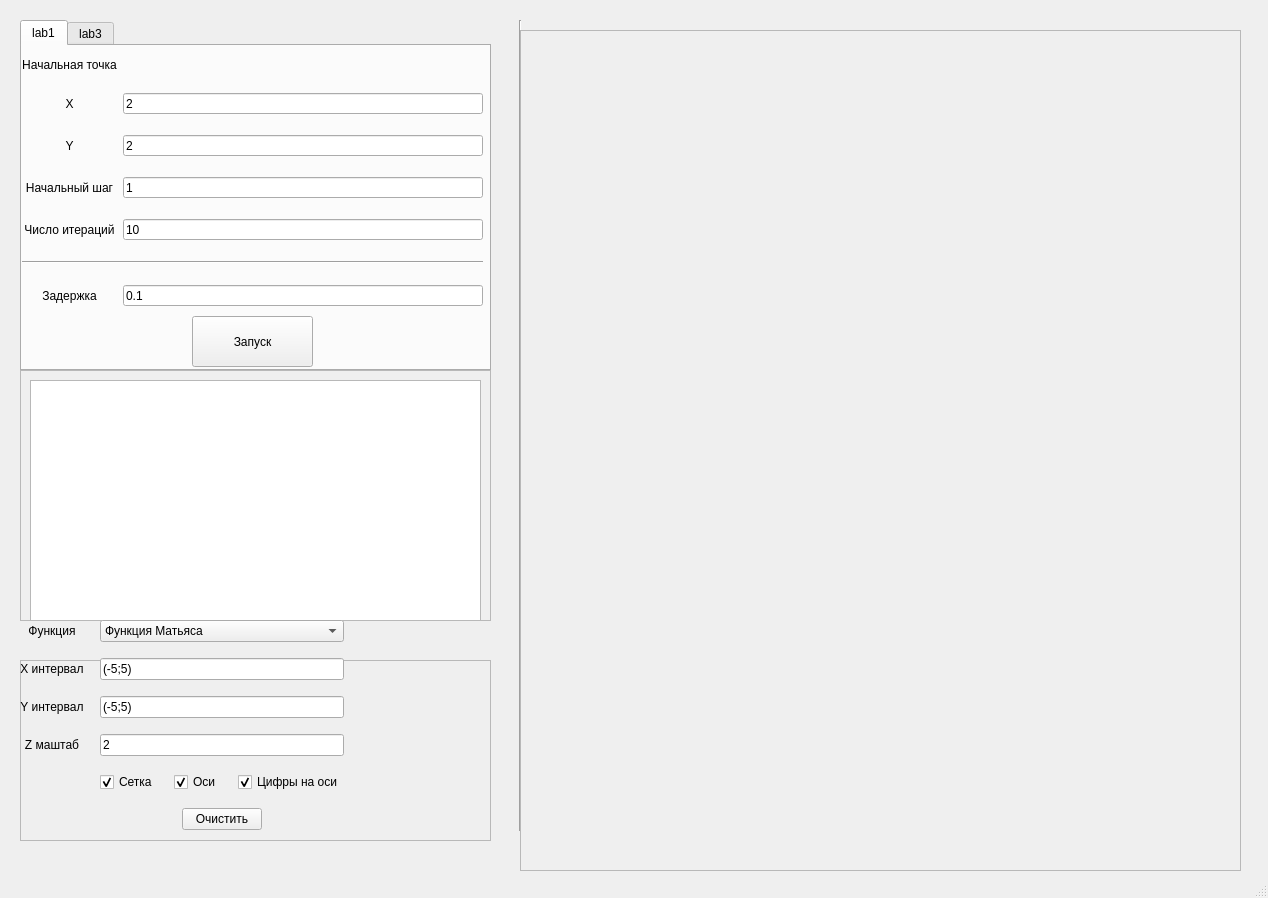
<?xml version="1.0" encoding="UTF-8"?>
<ui version="4.0">
 <class>MainWindow</class>
 <widget class="QMainWindow" name="MainWindow">
  <property name="geometry">
   <rect>
    <x>0</x>
    <y>0</y>
    <width>1268</width>
    <height>898</height>
   </rect>
  </property>
  <property name="minimumSize">
   <size>
    <width>100</width>
    <height>800</height>
   </size>
  </property>
  <property name="windowTitle">
   <string>Search Optimization</string>
  </property>
  <widget class="QWidget" name="centralwidget">
   <widget class="Line" name="line">
    <property name="geometry">
     <rect>
      <x>510</x>
      <y>20</y>
      <width>20</width>
      <height>811</height>
     </rect>
    </property>
    <property name="orientation">
     <enum>Qt::Vertical</enum>
    </property>
   </widget>
   <widget class="QTabWidget" name="tabWidget">
    <property name="geometry">
     <rect>
      <x>20</x>
      <y>20</y>
      <width>471</width>
      <height>351</height>
     </rect>
    </property>
    <property name="autoFillBackground">
     <bool>true</bool>
    </property>
    <property name="currentIndex">
     <number>0</number>
    </property>
    <widget class="QWidget" name="tab_lab1">
     <attribute name="title">
      <string>lab1</string>
     </attribute>
     <widget class="QWidget" name="gridLayoutWidget_2">
      <property name="geometry">
       <rect>
        <x>0</x>
        <y>0</y>
        <width>461</width>
        <height>261</height>
       </rect>
      </property>
      <layout class="QGridLayout" name="gridLayout_2">
       <property name="sizeConstraint">
        <enum>QLayout::SetNoConstraint</enum>
       </property>
       <property name="leftMargin">
        <number>0</number>
       </property>
       <property name="topMargin">
        <number>12</number>
       </property>
       <property name="verticalSpacing">
        <number>21</number>
       </property>
       <item row="1" column="1">
        <widget class="QLineEdit" name="x_start">
         <property name="text">
          <string>2</string>
         </property>
        </widget>
       </item>
       <item row="2" column="0">
        <widget class="QLabel" name="label_2">
         <property name="text">
          <string>Y</string>
         </property>
         <property name="alignment">
          <set>Qt::AlignCenter</set>
         </property>
        </widget>
       </item>
       <item row="6" column="1">
        <widget class="QLineEdit" name="lab1_delay">
         <property name="text">
          <string>0.1</string>
         </property>
        </widget>
       </item>
       <item row="6" column="0">
        <widget class="QLabel" name="label_5">
         <property name="text">
          <string>Задержка</string>
         </property>
         <property name="alignment">
          <set>Qt::AlignCenter</set>
         </property>
        </widget>
       </item>
       <item row="3" column="0">
        <widget class="QLabel" name="label_3">
         <property name="text">
          <string>Начальный шаг</string>
         </property>
         <property name="alignment">
          <set>Qt::AlignCenter</set>
         </property>
        </widget>
       </item>
       <item row="2" column="1">
        <widget class="QLineEdit" name="y_start">
         <property name="text">
          <string>2</string>
         </property>
        </widget>
       </item>
       <item row="1" column="0">
        <widget class="QLabel" name="label">
         <property name="text">
          <string>X</string>
         </property>
         <property name="alignment">
          <set>Qt::AlignCenter</set>
         </property>
        </widget>
       </item>
       <item row="0" column="0">
        <widget class="QLabel" name="label_6">
         <property name="text">
          <string>Начальная точка</string>
         </property>
         <property name="alignment">
          <set>Qt::AlignCenter</set>
         </property>
        </widget>
       </item>
       <item row="3" column="1">
        <widget class="QLineEdit" name="start_step">
         <property name="text">
          <string>1</string>
         </property>
        </widget>
       </item>
       <item row="4" column="1">
        <widget class="QLineEdit" name="iter_count">
         <property name="text">
          <string>10</string>
         </property>
        </widget>
       </item>
       <item row="4" column="0">
        <widget class="QLabel" name="label_4">
         <property name="text">
          <string>Число итераций</string>
         </property>
         <property name="alignment">
          <set>Qt::AlignCenter</set>
         </property>
        </widget>
       </item>
       <item row="5" column="0" colspan="2">
        <widget class="Line" name="line_2">
         <property name="orientation">
          <enum>Qt::Horizontal</enum>
         </property>
        </widget>
       </item>
      </layout>
     </widget>
     <widget class="QPushButton" name="startButton">
      <property name="enabled">
       <bool>true</bool>
      </property>
      <property name="geometry">
       <rect>
        <x>170</x>
        <y>270</y>
        <width>121</width>
        <height>51</height>
       </rect>
      </property>
      <property name="sizePolicy">
       <sizepolicy hsizetype="Fixed" vsizetype="Fixed">
        <horstretch>15</horstretch>
        <verstretch>21</verstretch>
       </sizepolicy>
      </property>
      <property name="minimumSize">
       <size>
        <width>16</width>
        <height>0</height>
       </size>
      </property>
      <property name="sizeIncrement">
       <size>
        <width>7</width>
        <height>0</height>
       </size>
      </property>
      <property name="text">
       <string>Запуск</string>
      </property>
     </widget>
    </widget>
    <widget class="QWidget" name="tab_lab3">
     <attribute name="title">
      <string>lab3</string>
     </attribute>
     <widget class="QWidget" name="gridLayoutWidget_3">
      <property name="geometry">
       <rect>
        <x>0</x>
        <y>0</y>
        <width>461</width>
        <height>261</height>
       </rect>
      </property>
      <layout class="QGridLayout" name="gridLayout_3">
       <property name="sizeConstraint">
        <enum>QLayout::SetNoConstraint</enum>
       </property>
       <property name="leftMargin">
        <number>0</number>
       </property>
       <property name="topMargin">
        <number>12</number>
       </property>
       <property name="verticalSpacing">
        <number>21</number>
       </property>
       <item row="1" column="1">
        <widget class="QLineEdit" name="popul_count">
         <property name="text">
          <string>20</string>
         </property>
        </widget>
       </item>
       <item row="2" column="0">
        <widget class="QLabel" name="label_12">
         <property name="text">
          <string>Кол-во поколений</string>
         </property>
         <property name="alignment">
          <set>Qt::AlignCenter</set>
         </property>
        </widget>
       </item>
       <item row="6" column="1">
        <widget class="QLineEdit" name="lab3_delay">
         <property name="text">
          <string>0.2</string>
         </property>
        </widget>
       </item>
       <item row="6" column="0">
        <widget class="QLabel" name="label_19">
         <property name="text">
          <string>Задержка</string>
         </property>
         <property name="alignment">
          <set>Qt::AlignCenter</set>
         </property>
        </widget>
       </item>
       <item row="3" column="0">
        <widget class="QLabel" name="label_20">
         <property name="text">
          <string>Выживаемость</string>
         </property>
         <property name="alignment">
          <set>Qt::AlignCenter</set>
         </property>
        </widget>
       </item>
       <item row="2" column="1">
        <widget class="QLineEdit" name="gen_count">
         <property name="text">
          <string>50</string>
         </property>
        </widget>
       </item>
       <item row="1" column="0">
        <widget class="QLabel" name="label_21">
         <property name="text">
          <string>Размер популяции</string>
         </property>
         <property name="alignment">
          <set>Qt::AlignCenter</set>
         </property>
        </widget>
       </item>
       <item row="0" column="0">
        <widget class="QLabel" name="label_22">
         <property name="text">
          <string>Параметры популяции</string>
         </property>
         <property name="alignment">
          <set>Qt::AlignCenter</set>
         </property>
        </widget>
       </item>
       <item row="3" column="1">
        <widget class="QLineEdit" name="surv">
         <property name="text">
          <string>0.8</string>
         </property>
        </widget>
       </item>
       <item row="4" column="1">
        <widget class="QLineEdit" name="mut_chance">
         <property name="text">
          <string>0.8</string>
         </property>
        </widget>
       </item>
       <item row="4" column="0">
        <widget class="QLabel" name="label_23">
         <property name="text">
          <string>Шанс мутации</string>
         </property>
         <property name="alignment">
          <set>Qt::AlignCenter</set>
         </property>
        </widget>
       </item>
       <item row="5" column="0" colspan="2">
        <widget class="Line" name="line_4">
         <property name="orientation">
          <enum>Qt::Horizontal</enum>
         </property>
        </widget>
       </item>
      </layout>
     </widget>
     <widget class="QPushButton" name="startButton_3">
      <property name="enabled">
       <bool>true</bool>
      </property>
      <property name="geometry">
       <rect>
        <x>170</x>
        <y>270</y>
        <width>121</width>
        <height>51</height>
       </rect>
      </property>
      <property name="sizePolicy">
       <sizepolicy hsizetype="Fixed" vsizetype="Fixed">
        <horstretch>15</horstretch>
        <verstretch>21</verstretch>
       </sizepolicy>
      </property>
      <property name="minimumSize">
       <size>
        <width>16</width>
        <height>0</height>
       </size>
      </property>
      <property name="sizeIncrement">
       <size>
        <width>7</width>
        <height>0</height>
       </size>
      </property>
      <property name="text">
       <string>Запуск</string>
      </property>
     </widget>
    </widget>
   </widget>
   <widget class="QFrame" name="frame">
    <property name="geometry">
     <rect>
      <x>20</x>
      <y>370</y>
      <width>471</width>
      <height>251</height>
     </rect>
    </property>
    <property name="autoFillBackground">
     <bool>true</bool>
    </property>
    <property name="frameShape">
     <enum>QFrame::StyledPanel</enum>
    </property>
    <property name="frameShadow">
     <enum>QFrame::Raised</enum>
    </property>
    <widget class="QTextEdit" name="textOutput">
     <property name="geometry">
      <rect>
       <x>10</x>
       <y>10</y>
       <width>451</width>
       <height>241</height>
      </rect>
     </property>
    </widget>
   </widget>
   <widget class="QFrame" name="frame_2">
    <property name="geometry">
     <rect>
      <x>20</x>
      <y>660</y>
      <width>471</width>
      <height>181</height>
     </rect>
    </property>
    <property name="autoFillBackground">
     <bool>true</bool>
    </property>
    <property name="frameShape">
     <enum>QFrame::StyledPanel</enum>
    </property>
    <property name="frameShadow">
     <enum>QFrame::Raised</enum>
    </property>
   </widget>
   <widget class="QFrame" name="graphFrame">
    <property name="geometry">
     <rect>
      <x>520</x>
      <y>30</y>
      <width>721</width>
      <height>841</height>
     </rect>
    </property>
    <property name="frameShape">
     <enum>QFrame::StyledPanel</enum>
    </property>
    <property name="frameShadow">
     <enum>QFrame::Raised</enum>
    </property>
   </widget>
   <widget class="QWidget" name="gridLayoutWidget">
    <property name="geometry">
     <rect>
      <x>20</x>
      <y>620</y>
      <width>471</width>
      <height>224</height>
     </rect>
    </property>
    <layout class="QGridLayout" name="gridLayout">
     <property name="sizeConstraint">
      <enum>QLayout::SetFixedSize</enum>
     </property>
     <property name="spacing">
      <number>16</number>
     </property>
     <item row="2" column="0">
      <widget class="QLabel" name="label_8">
       <property name="sizePolicy">
        <sizepolicy hsizetype="Preferred" vsizetype="Expanding">
         <horstretch>0</horstretch>
         <verstretch>0</verstretch>
        </sizepolicy>
       </property>
       <property name="text">
        <string>Y интервал</string>
       </property>
       <property name="alignment">
        <set>Qt::AlignCenter</set>
       </property>
      </widget>
     </item>
     <item row="1" column="1">
      <widget class="QLineEdit" name="x_interval">
       <property name="sizePolicy">
        <sizepolicy hsizetype="Expanding" vsizetype="Expanding">
         <horstretch>0</horstretch>
         <verstretch>0</verstretch>
        </sizepolicy>
       </property>
       <property name="text">
        <string>(-5;5)</string>
       </property>
      </widget>
     </item>
     <item row="0" column="1">
      <widget class="QComboBox" name="functionSelector">
       <property name="sizePolicy">
        <sizepolicy hsizetype="Preferred" vsizetype="Expanding">
         <horstretch>0</horstretch>
         <verstretch>0</verstretch>
        </sizepolicy>
       </property>
       <item>
        <property name="text">
         <string>Функция Матьяса</string>
        </property>
       </item>
       <item>
        <property name="text">
         <string>Функция Розенброка</string>
        </property>
       </item>
       <item>
        <property name="text">
         <string>Функция верблюда</string>
        </property>
       </item>
      </widget>
     </item>
     <item row="1" column="0">
      <widget class="QLabel" name="label_11">
       <property name="sizePolicy">
        <sizepolicy hsizetype="Preferred" vsizetype="Expanding">
         <horstretch>0</horstretch>
         <verstretch>0</verstretch>
        </sizepolicy>
       </property>
       <property name="text">
        <string>X интервал</string>
       </property>
       <property name="alignment">
        <set>Qt::AlignCenter</set>
       </property>
      </widget>
     </item>
     <item row="4" column="1">
      <layout class="QHBoxLayout" name="horizontalLayout_2">
       <item>
        <widget class="QCheckBox" name="grid">
         <property name="text">
          <string>Сетка</string>
         </property>
         <property name="checked">
          <bool>true</bool>
         </property>
        </widget>
       </item>
       <item>
        <widget class="QCheckBox" name="axes">
         <property name="text">
          <string>Оси</string>
         </property>
         <property name="checked">
          <bool>true</bool>
         </property>
        </widget>
       </item>
       <item>
        <widget class="QCheckBox" name="ticklabels">
         <property name="text">
          <string>Цифры на оси</string>
         </property>
         <property name="checked">
          <bool>true</bool>
         </property>
        </widget>
       </item>
      </layout>
     </item>
     <item row="2" column="1">
      <widget class="QLineEdit" name="y_interval">
       <property name="sizePolicy">
        <sizepolicy hsizetype="Expanding" vsizetype="Expanding">
         <horstretch>0</horstretch>
         <verstretch>0</verstretch>
        </sizepolicy>
       </property>
       <property name="text">
        <string>(-5;5)</string>
       </property>
      </widget>
     </item>
     <item row="3" column="1">
      <widget class="QLineEdit" name="z_scale">
       <property name="sizePolicy">
        <sizepolicy hsizetype="Expanding" vsizetype="Expanding">
         <horstretch>0</horstretch>
         <verstretch>0</verstretch>
        </sizepolicy>
       </property>
       <property name="text">
        <string>2</string>
       </property>
      </widget>
     </item>
     <item row="3" column="0">
      <widget class="QLabel" name="label_9">
       <property name="sizePolicy">
        <sizepolicy hsizetype="Ignored" vsizetype="Ignored">
         <horstretch>0</horstretch>
         <verstretch>0</verstretch>
        </sizepolicy>
       </property>
       <property name="text">
        <string>Z маштаб</string>
       </property>
       <property name="alignment">
        <set>Qt::AlignCenter</set>
       </property>
      </widget>
     </item>
     <item row="0" column="0">
      <widget class="QLabel" name="label_10">
       <property name="sizePolicy">
        <sizepolicy hsizetype="Preferred" vsizetype="Expanding">
         <horstretch>0</horstretch>
         <verstretch>0</verstretch>
        </sizepolicy>
       </property>
       <property name="text">
        <string>Функция</string>
       </property>
       <property name="alignment">
        <set>Qt::AlignCenter</set>
       </property>
      </widget>
     </item>
     <item row="5" column="1">
      <layout class="QHBoxLayout" name="horizontalLayout">
       <item>
        <widget class="QPushButton" name="clear_all">
         <property name="enabled">
          <bool>true</bool>
         </property>
         <property name="sizePolicy">
          <sizepolicy hsizetype="Fixed" vsizetype="Maximum">
           <horstretch>15</horstretch>
           <verstretch>21</verstretch>
          </sizepolicy>
         </property>
         <property name="minimumSize">
          <size>
           <width>16</width>
           <height>0</height>
          </size>
         </property>
         <property name="sizeIncrement">
          <size>
           <width>7</width>
           <height>0</height>
          </size>
         </property>
         <property name="layoutDirection">
          <enum>Qt::LeftToRight</enum>
         </property>
         <property name="text">
          <string>Очистить</string>
         </property>
         <property name="default">
          <bool>false</bool>
         </property>
        </widget>
       </item>
      </layout>
     </item>
    </layout>
   </widget>
  </widget>
  <widget class="QMenuBar" name="menubar">
   <property name="geometry">
    <rect>
     <x>0</x>
     <y>0</y>
     <width>1268</width>
     <height>21</height>
    </rect>
   </property>
  </widget>
  <widget class="QStatusBar" name="statusbar"/>
 </widget>
 <resources/>
 <connections/>
</ui>
